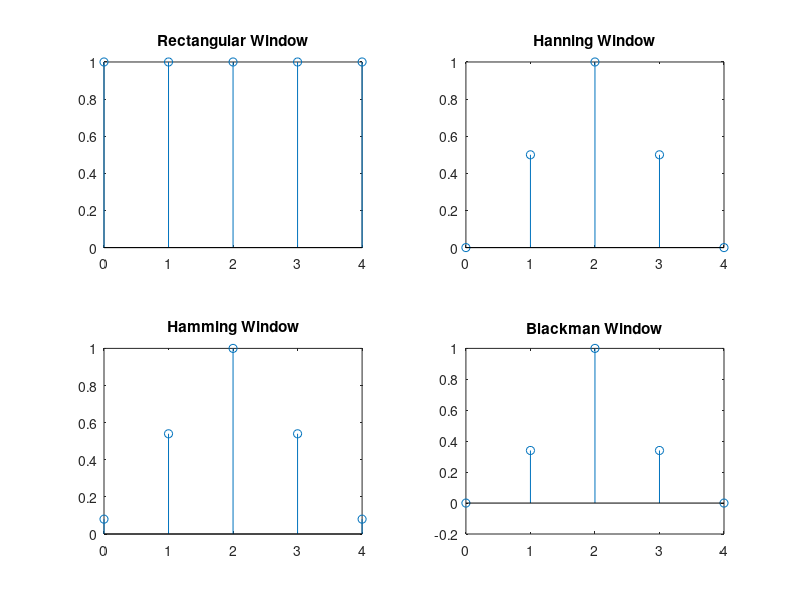

The MATLAB script that drew this image:
x1 = input('enter x1(n):');
x2 = input('enter x2(n):');
n1 = length(x1);
n2 = length(x2);
N = max(n1,n2);
x3 = x1;
x4 = x2;
if(n1<N)
    x3 = [x1 zeros(1,(N-n1))];
end
if(n2<N)
    x4 = [x2 zeros(1,(N-n2))];
end
circular_matrix = zeros(N,N);

for col = 1:N
    for row = 1:N
        if(row>=col)
            circular_matrix(row,col) = x4(1+row-col);
        else
            circular_matrix(row,col) = x4(N+1+row-col);
        end
    end
end
disp(circular_matrix)
circular_conv_matrix = (circular_matrix * x3');
display(circular_conv_matrix)

clc;
clear;
N = input('Enter the value of N: ');

f1 = linspace(-pi, pi, N * 10);
n = 0:1:N-1;
wn = zeros(1, N);
h = zeros(1, N);
hn = zeros(1, N);
b = zeros(1, N);

for i = 1:N % Change the index to start from 1
    h(i) = 1;
end

for i = 1:N % Change the index to start from 1
    wn(i) = 0.5 * (1 - cos((2 * pi * (i-1)) / (N - 1)));
end

for i = 1:N % Change the index to start from 1
    hn(i) = (0.54 - 0.46 * cos((2 * pi * (i-1)) / (N - 1)));
end

for i = 1:N % Change the index to start from 1
    b(i) = 0.42 - 0.5 * cos((2 * pi * (i-1)) / (N - 1)) + 0.08 * cos((4 * pi * (i-1)) / (N - 1));
end

subplot(2, 2, 1);
stem(n, h);
title('Rectangular Window');

subplot(2, 2, 2);
stem(n, wn);
title('Hanning Window');

subplot(2, 2, 3);
stem(n, hn);
title('Hamming Window');

subplot(2, 2, 4);
stem(n, b);
title('Blackman Window');






















